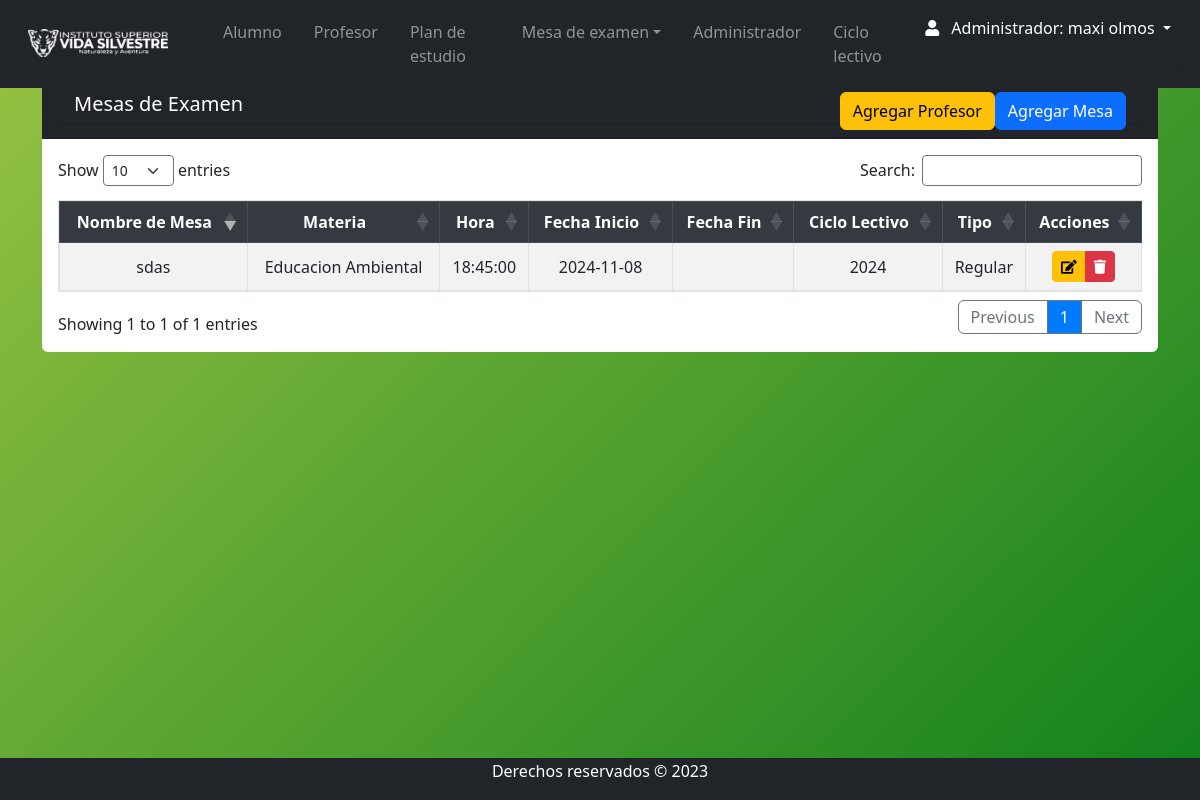
Page /Views/admin/listadomesa.php (signed in) on the earlier database version.
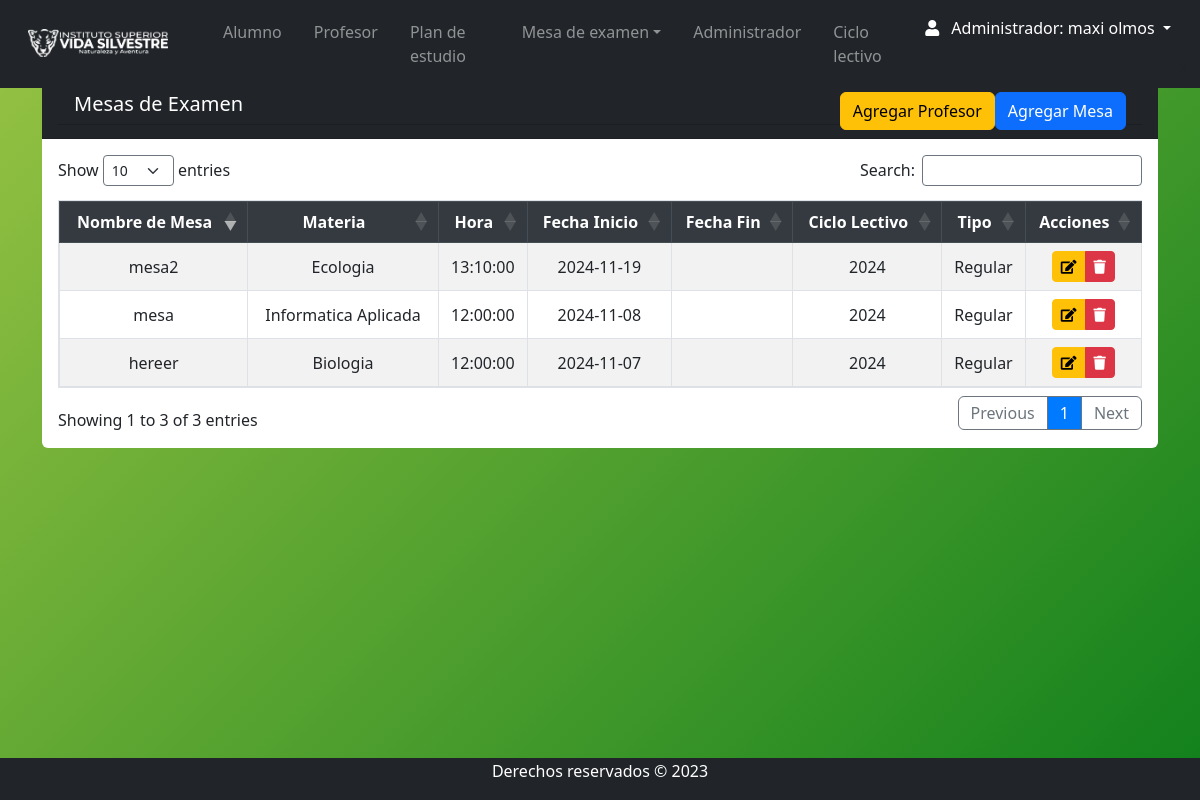
Same page on the later database version.
### tables this page shows
CREATE TABLE `mesa_examen` (
  `id_mesa` int(11) NOT NULL,
  `id_materia` int(11) DEFAULT NULL,
  `fecha` date DEFAULT NULL,
  `nombre_mesa` varchar(30) DEFAULT NULL,
  `hora` time DEFAULT NULL,
  `id_ciclo` int(11) DEFAULT NULL,
  `id_tipo` int(11) DEFAULT NULL,
  `estado` varchar(11) DEFAULT NULL,
  `libro` varchar(20) NOT NULL,
  `folio` int(11) DEFAULT NULL,
  `id_t` int(11) NOT NULL,
  `periodo` varchar(50) NOT NULL
);

CREATE TABLE `materia` (
  `id_materia` int(11) NOT NULL,
  `Nombre` varchar(255) DEFAULT NULL,
  `descripcion` varchar(50) DEFAULT NULL,
  `horas` varchar(5) DEFAULT NULL,
  `num_resolucion` varchar(15) DEFAULT NULL,
  `año_cursado` varchar(20) NOT NULL,
  `id_tipo` int(11) DEFAULT NULL,
  `estado` varchar(11) DEFAULT NULL,
  `plan_estudio` varchar(50) DEFAULT NULL
);

CREATE TABLE `ciclo_lectivo` (
  `id_ciclo` int(11) NOT NULL,
  `nombre_ciclo` varchar(50) DEFAULT NULL,
  `fecha_inicio` date DEFAULT NULL,
  `fecha_fin` date DEFAULT NULL,
  `Estado` varchar(11) DEFAULT NULL,
  `created_at` timestamp NOT NULL DEFAULT current_timestamp(),
  `updated_at` timestamp NOT NULL DEFAULT current_timestamp() ON UPDATE current_timestamp(),
  `ciclo_actual` tinyint(4) NOT NULL
);

CREATE TABLE `tipo` (
  `id_tipo` int(11) NOT NULL,
  `nombre_tipo` varchar(50) NOT NULL
);

### Views/admin/listadomesa.php (the view, shortened to what this page needs)
<?php
require '../../conn/connection.php';
$query = "SELECT mesa_examen.*,
                 materia.nombre AS nombre_materia,
                 ciclo_lectivo.nombre_ciclo,
                 nombre_tipo AS nombre_tipo
          FROM mesa_examen
          INNER JOIN materia ON mesa_examen.id_materia = materia.id_materia
          LEFT JOIN ciclo_lectivo ON mesa_examen.id_ciclo = ciclo_lectivo.id_ciclo
          LEFT JOIN tipo ON mesa_examen.id_tipo = tipo.id_tipo WHERE  mesa_examen.estado= 'Activo'";
$result = $db->query($query);
?>
<?php require 'navbar.php'; ?>
    <div class="container mt-3">
        <div class="card rounded-2 border-0">
            <di class="card-header pb-0 bg-dark text-white ">
                <h5 class="card-header bg-dark text-white"> Mesas de Examen
                <a class="btn btn-primary float-right mb-2" href="mesa_examen_add.php">Agregar Mesa</a>
                <a class="btn btn-warning float-right mb-2" href="mesa_acta.php">Agregar Profesor</a>
                    </h5>
            </di>
            <div class="card-body table-responsive">
                <table id="example" class="table table-striped table-bordered  " cellspacing="0" width="100%">
                    <thead class="thead-dark">
                        <tr>
                            <th>Nombre de Mesa</th>
                            <th>Materia</th>
                            <th>Hora</th>
                            <th>Fecha Inicio</th>
                            <th>Fecha Fin</th>
                            <th>Ciclo Lectivo</th>
                            <th>Tipo</th>
                            <th>Acciones </th>
                        </tr>
                    </thead>
                    <tbody>
                        <?php
                        while ($row = $result->fetch(PDO::FETCH_ASSOC)) {
                            echo "<tr>";
                            echo "<td>" . $row['nombre_mesa'] . "</td>";
                            echo "<td>" . $row['nombre_materia'] . "</td>";
                            echo "<td>" . $row['hora'] . "</td>";
                            echo "<td>" . $row['fecha'] . "</td>";
                            echo "<td>" . $row['fecha_fin'] . "</td>";
                            echo "<td>" . $row['nombre_ciclo'] . "</td>";
                            echo "<td>" . $row['nombre_tipo'] . "</td>";
                        ?>
                        <td class="text-center">
                                                    <div class="btn-group">
                                                        <a href="mesa_edit.php?id=<?php echo $row['id_mesa']; ?>" class="btn btn-warning btn-sm" title="Editar" role="button">
                                                            <i class="fas fa-edit"></i>
                                                        </a>
                                                        <a href="javascript:eliminar5(<?php echo $row['id_mesa'];?>)" class="btn btn-danger btn-sm" title="Borrar" role="button">
                                                            <i class="fas fa-trash"></i>
                                                        </a>
                                                    </div>
                                                </td>
                             <?php
                               echo "</tr>";
                                }
                                ?>
                    </tbody>
                </table>
            </div>
        </div>
    </div>
<?php require 'footer.php'; ?>

### Views/admin/navbar.php (shortened to what this page needs)
<!DOCTYPE html>
<html lang="es">
<head>
  <link rel="stylesheet" href="https://use.fontawesome.com/releases/v5.8.2/css/all.css">
  <link rel="stylesheet" href="../../css/style.css">
  <link href="https://cdn.jsdelivr.net/npm/bootstrap@5.3.2/dist/css/bootstrap.min.css" rel="stylesheet">
  <link rel="stylesheet" href="https://maxcdn.bootstrapcdn.com/bootstrap/4.5.2/css/bootstrap.min.css">
  <link rel="stylesheet" href="https://cdnjs.cloudflare.com/ajax/libs/twitter-bootstrap/5.3.0/css/bootstrap.min.css">
  <link rel="stylesheet" href="https://cdn.datatables.net/1.13.7/css/dataTables.bootstrap5.min.css">
  <link rel="stylesheet" type="text/css" href="https://cdn.datatables.net/1.13.1/css/dataTables.bootstrap5.min.css" />
  <link rel="stylesheet" type="text/css" href="https://cdn.datatables.net/buttons/2.3.3/css/buttons.bootstrap5.min.css" />
  <link rel="stylesheet" href="https://cdn.jsdelivr.net/npm/bootstrap@5.3.0-alpha1/dist/css/bootstrap.min.css" />
  <link rel="stylesheet" href="https://cdnjs.cloudflare.com/ajax/libs/font-awesome/6.2.1/css/all.min.css" />
  <link rel="stylesheet" href="https://cdnjs.cloudflare.com/ajax/libs/font-awesome/5.15.4/css/all.min.css">
</head>
<body>
  <div style="height:60px">
    <nav class="navbar navbar-expand-lg navbar-dark bg-dark fixed-top">
      <div class="container-fluid">
        <a href="index.php" class="navbar-brand">
          <img class="d-line-block align-top  ms-3" src="../../img/vida-silvestre.png" width="140px" style="margin-right:15px">
        </a>
        <div class="collapse navbar-collapse d-flex  ms-3" id="navbarNav">
          <ul class="navbar-nav mr-auto flex-grow-1 bd-highlight">
            <div class="collapse navbar-collapse " id="navbarNav">
              <ul class="navbar-nav mr-auto ">
                <li class="nav-item dropdown pr-3">
                  <a class="nav-link " href="alumno_index.php">
                    Alumno
                  </a>
                <li class="nav-item dropdown pr-3">
                  <a class="nav-link " href="profe_index.php">
                    Profesor
                  </a>
                </li>
                <li class="nav-item  pr-3">
                  <a class="nav-link" href="materia_index.php">Plan de estudio</a>
                </li>
                <li class="nav-item dropdown pr-3 ">
                  <a class="nav-link dropdown-toggle " href="#" role="button" data-bs-toggle="dropdown" aria-expanded="false">Mesa de examen</a>
                </li>
                <li class="nav-item dropdown pr-3 ">
                  <a class="nav-link " href="admin_index.php">Administrador</a>
                </li>
                <li class="nav-item  pr-3">
                  <a class="nav-link" href="ciclo_lectivo.php">Ciclo lectivo</a>
                </li>
              </ul>
              <form class="form-inline d-flex justify-content-end">
                <div class="collapse navbar-collapse" id="navbarNav">
                  <ul class="navbar-nav">
                    <li class="nav-item dropdown">
                      <a class="nav-link dropdown-toggle active" href="#" role="button" data-bs-toggle="dropdown" aria-expanded="false">
                        <i class="fas fa-user pr-2"></i>
                        Administrador:
                        <?php if (isset($_SESSION['nombre']) && isset($_SESSION['apellido'])) : ?>
                          <?php echo $_SESSION['nombre'] . ' ' . $_SESSION['apellido']; ?>
                        <?php endif; ?>
                      </a>
                    </li>
                  </ul>
                </div>
              </form>
            </div>
        </div>
    </nav>
  </div>

### Views/admin/footer.php (shortened to what this page needs)
        <br/><br/>
        <footer class="text-white bg-dark">
                <p>Derechos reservados &copy; 2023</p>
        </footer>
    </body>
</html>

### css/style.css (style rules this page uses)
body { background: linear-gradient(135deg, #98c343, #10801c); position: relative; padding-bottom: 10px; min-height: 100vh; }
th, td { text-align: center !important; vertical-align: middle !important; }

### Views/admin/footer.php (style rules this page uses)
footer { background: #1b1e21; width: 100%; padding: 1px; position: absolute; bottom:0; }
footer p { text-align: center; }

Differences in the rows shown:
removed mesa_examen: nombre_mesa "sdas", id_materia.Nombre "Educacion Ambiental", hora "18:45:00", fecha "2024-11-08", id_ciclo.nombre_ciclo "2024", id_tipo.nombre_tipo "Regular"
added mesa_examen: nombre_mesa "mesa", id_materia.Nombre "Informatica Aplicada", hora "12:00:00", fecha "2024-11-08", id_ciclo.nombre_ciclo "2024", id_tipo.nombre_tipo "Regular"
added mesa_examen: nombre_mesa "hereer", id_materia.Nombre "Biologia", hora "12:00:00", fecha "2024-11-07", id_ciclo.nombre_ciclo "2024", id_tipo.nombre_tipo "Regular"
added mesa_examen: nombre_mesa "mesa2", id_materia.Nombre "Ecologia", hora "13:10:00", fecha "2024-11-19", id_ciclo.nombre_ciclo "2024", id_tipo.nombre_tipo "Regular"
Other differences:
text written by a page script: "Show entries Search: Showing 1 to 1 of 1 entries Previous 1 Next" → "Show entries Search: Showing 1 to 3 of 3 entries Previous 1 Next"
